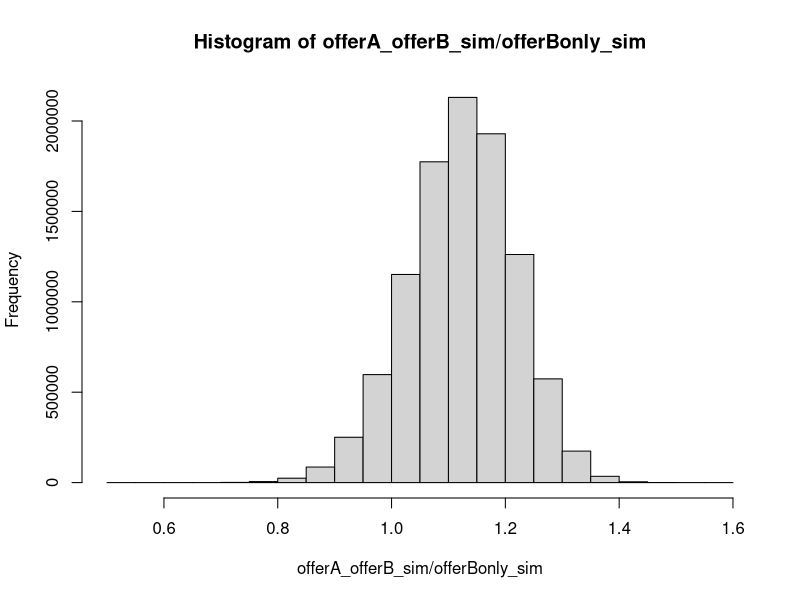
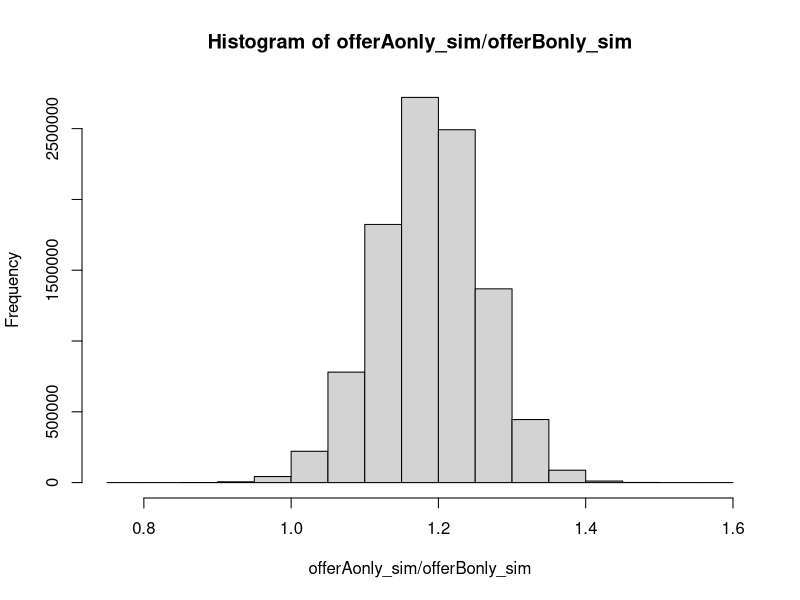
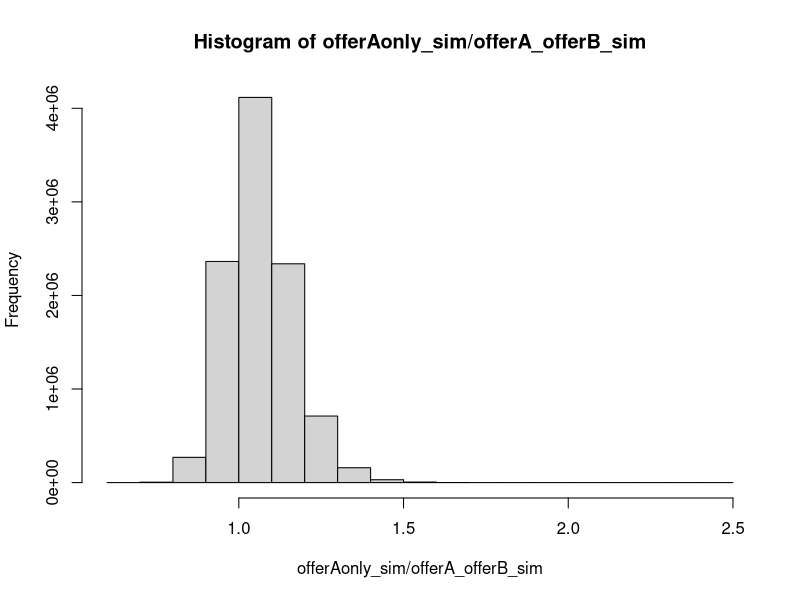
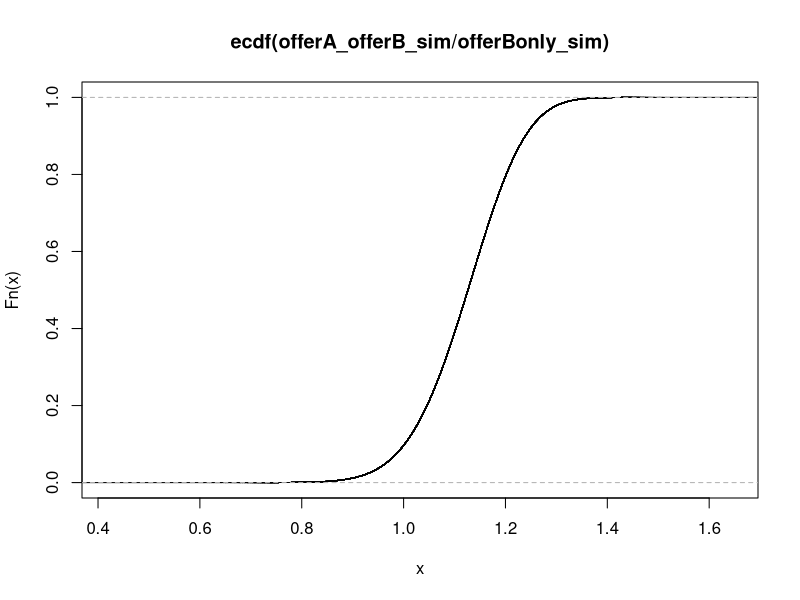

These figures' R source, in order: (Note: this script raises an error after producing the figures.)


require(dplyr)
require(ggplot2)
require(cowplot)


Motencalo.trials <- 10000000
prior.alpha_offerAonly <-2
prior.beta_offerAonly <- 8
prior.alpha_offerANofferB <- 3
prior.beta_offerANofferB <- 7
prior.alphaofferBonly <- 8
prior.betaofferBonly<- 2




offerA_offerB_sim<- rbeta(Motencalo.trials,34+prior.alpha_offerANofferB,3+prior.beta_offerANofferB)

offerBonly_sim<- rbeta(Motencalo.trials,251+prior.alphaofferBonly,108+prior.betaofferBonly)

offerAonly_sim<- rbeta(Motencalo.trials,68+prior.alpha_offerAonly,6+prior.beta_offerAonly)

probability.offerA_offerB_superior <- sum(offerA_offerB_sim > offerBonly_sim)/Motencalo.trials

probability.offerAonly_superior <- sum(offerAonly_sim > offerBonly_sim)/Motencalo.trials

hist(offerA_offerB_sim/ offerBonly_sim)

hist(offerAonly_sim/ offerBonly_sim)

hist(offerAonly_sim/ offerA_offerB_sim)


plot(ecdf (offerA_offerB_sim/ offerBonly_sim))




size <- 1000000

offerAoffer <- data.frame(group = c('offerBonly', 'offerA_offerB','offerAonly'),
                           return.rate = c(0.92, 0.68,0.918),
                           stringsAsFactors = FALSE)

# get sample distributions
each.sample.size <- 250
#num.samples <- 10000
n.trials <- 1000000

getMean <- function(nIndex, num) {
  mean(sample_n(df %>% filter(group==offerAoffer$group[nIndex]), num)$returned)
}


offerA_offerB <- data.frame(promo=offerAoffer$group[2], 
                                  returned.rate=rbeta(Motencalo.trials,34+prior.alpha_offerANofferB,3+prior.beta_offerANofferB))

offerBonly <- data.frame(promo=offerAoffer$group[1], 
                              returned.rate=rbeta(Motencalo.trials,251+prior.alphaofferBonly,108+prior.betaofferBonly))

offerAonly <- data.frame(promo=offerAoffer$group[3], 
                                  returned.rate=rbeta(Motencalo.trials,34+prior.alpha_offerAonly,3+prior.beta_offerAonly))

combined.df <- rbind(offerBonly,offerA_offerB,offerAonly)

plot.density <- 
  combined.df %>% 
  ggplot(aes(x=returned.rate, colour=promo)) +
  geom_density() +
  theme(axis.text.y=element_blank()) +
  ggtitle("Motencalo Simulation simulated Return Rate Variance for three variants")
# boxplot using a custom box size 
#  where the box size is 0.05 < p < 0.95
#  and the whisker length is min, max
plot.boxplot <- 
  combined.df %>% 
  ggplot(aes(x=promo, y=returned.rate, colour=promo)) +
  stat_summary(geom = "boxplot", 
               fun.data = function(x) setNames(quantile(x, c(0.0, 0.05, 0.5, 0.95, 1.00)), c("ymin", "lower", "middle", "upper", "ymax")), 
               position = "dodge") +
  coord_flip() +
  theme(axis.text.y=element_blank())
plot_grid(plot.density, plot.boxplot, ncol = 1, nrow = 2)





